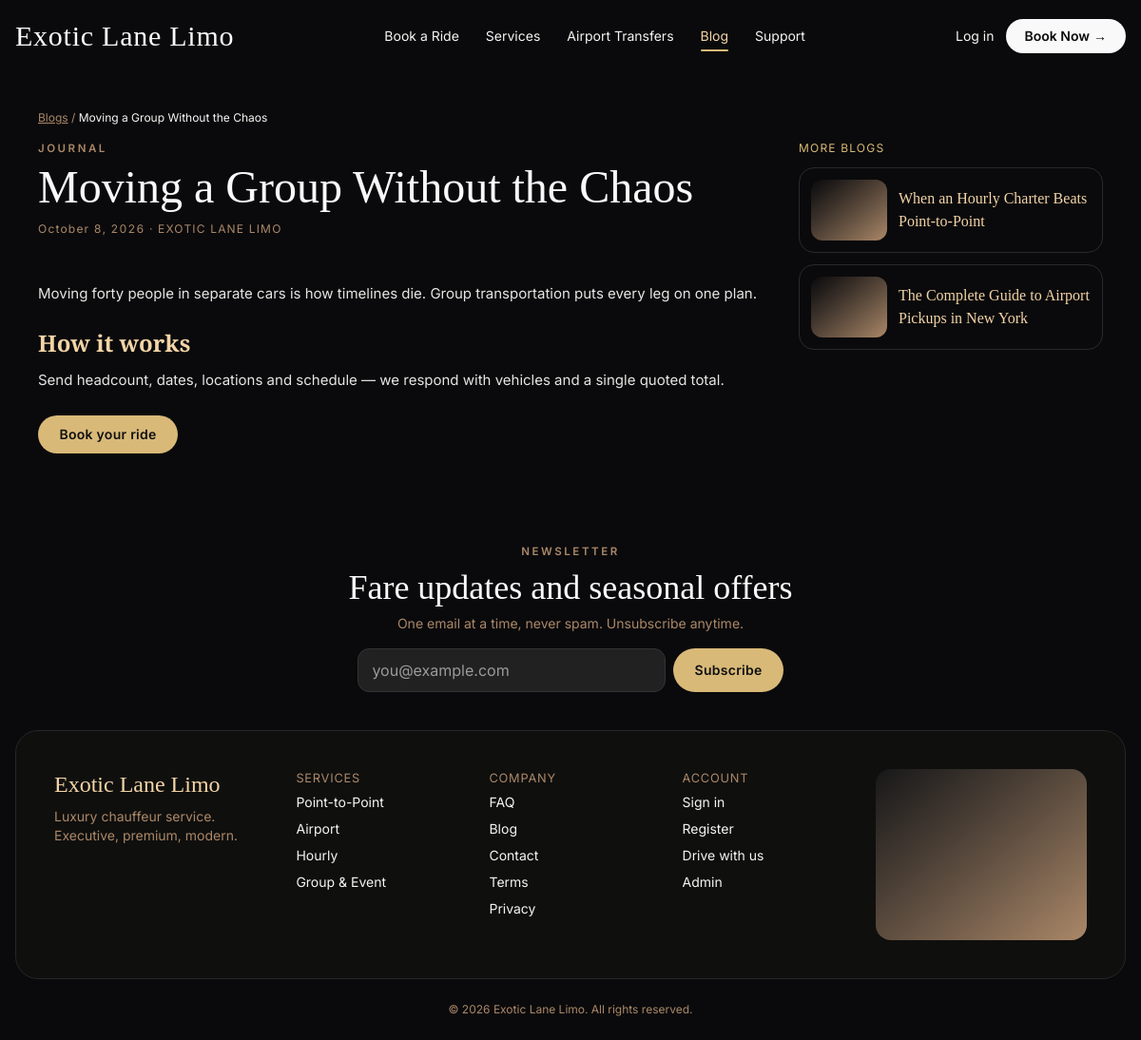
The page /services/blogs/read.php?slug=group-event-transport on the database its author committed.
### tables this page shows
CREATE TABLE IF NOT EXISTS blog_posts (
  id BIGINT UNSIGNED NOT NULL AUTO_INCREMENT PRIMARY KEY,
  slug VARCHAR(150) NOT NULL,
  title VARCHAR(190) NOT NULL,
  excerpt VARCHAR(255) NULL,
  body MEDIUMTEXT NULL,
  cover VARCHAR(255) NULL,
  meta_title VARCHAR(190) NULL,
  meta_description VARCHAR(255) NULL,
  meta_keywords VARCHAR(255) NULL,
  status ENUM('draft','published') NOT NULL DEFAULT 'draft',
  published_at DATETIME NULL,
  created_at DATETIME NOT NULL DEFAULT CURRENT_TIMESTAMP,
  updated_at DATETIME NOT NULL DEFAULT CURRENT_TIMESTAMP ON UPDATE CURRENT_TIMESTAMP,
  UNIQUE KEY uq_blog_slug (slug),
  KEY idx_blog_status (status, published_at)
);

### app/Helpers/functions.php (called while the page is built, shortened)
<?php
function url(string $path = ''): string
{
    return SITE_URL . '/' . ltrim($path, '/');
}
function e(mixed $v): string
{
    return htmlspecialchars((string)($v ?? ''), ENT_QUOTES | ENT_SUBSTITUTE, 'UTF-8');
}
function cover_url(?string $cover, int $w = 1200): string
{
    $c = trim((string)$cover);
    return unsplash_url($c, $w);
}
function unsplash_url(string $photoId, int $w = 1200): string
{
    $id = trim($photoId);
    $q = $w <= 600 ? 55 : 62;
    return 'https://images.unsplash.com/' . rawurlencode($id) . '?auto=format&fit=crop&w=' . $w . '&q=' . $q;
}

### services/blogs/read.php (the view, shortened to what this page needs)
<?php
require_once __DIR__ . '/../../app/bootstrap.php';
require_once __DIR__ . '/../../app/richtext.php';
$pdo = Database::pdo();
$slug = slugify(trim((string)($_GET['slug'] ?? '')));
$st = $pdo->prepare("SELECT * FROM blog_posts WHERE slug = ? AND status = 'published' LIMIT 1");
$st->execute([$slug]);
$post = $st->fetch();
$others = $pdo->prepare("SELECT slug, title, cover, published_at FROM blog_posts WHERE status = 'published' AND id != ? ORDER BY published_at DESC, id DESC LIMIT 3");
$others->execute([(int)$post['id']]);
$related = $others->fetchAll();
?>
<div class="max-w-6xl mx-auto px-4 py-10">
  <p class="text-xs"><a class="underline text-[#AB8868]" href="<?= url('services/blogs/index.php') ?>">Blogs</a> <span class="text-[#AB8868]">/</span> <span class="text-[#F5F5F3]"><?= e($post['title']) ?></span></p>
  <div class="grid lg:grid-cols-[1fr_320px] gap-8 mt-4 items-start">
    <article class="min-w-0">
      <p class="eyebrow">Journal</p>
      <h1 class="font-display text-4xl md:text-5xl text-[#F9F9F9] mt-2"><?= e($post['title']) ?></h1>
      <p class="tabular text-xs tracking-widest text-[#AB8868] mt-3"><?= e(date('F j, Y', strtotime($post['published_at'] ?? $post['created_at']))) ?> · EXOTIC LANE LIMO</p>
      <div class="mt-6 text-[15px] leading-relaxed text-[#E5E5E3] space-y-4 blog-body"><?= render_rich_text($post['body']) ?></div>
      <div class="mt-8">
        <a href="<?= url('services/booking.php') ?>" class="btn-gold rounded-full text-sm px-8 py-3">Book your ride</a>
      </div>
    </article>
    <?php if ($related): ?>
    <aside class="lg:sticky lg:top-20" aria-label="More blogs">
      <p class="tabular text-xs tracking-widest text-[#D9B978]">MORE BLOGS</p>
      <div class="mt-3 space-y-3">
        <?php foreach ($related as $r): ?>
        <a href="<?= url('services/blogs/read.php?slug=' . urlencode($r['slug'])) ?>" class="group flex items-center gap-3 rounded-2xl border border-[#2a2a2b] hover:border-[#C8A96B] p-3">
<?php $relCover = cover_url($r['cover'], 400); if ($relCover !== ''): ?>
    <span class="w-20 h-16 shrink-0 rounded-xl overflow-hidden bg-gradient-to-br from-[#0A0A0C] to-[#AB8868]">
          </span>
          <?php endif; ?>
          <span class="font-display text-base text-[#F3D4A6]"><?= e($r['title']) ?></span>
        </a>
        <?php endforeach; ?>
      </div>
    </aside>
    <?php endif; ?>
  </div>
</div>
<?php
require APP_ROOT . '/views/layouts/public.php';

### app/richtext.php (shortened to what this page needs)
<?php
function clean_html(?string $html): string
{
    $html = trim((string)$html);
    $html = preg_replace('#<(script|style|iframe|object|embed|form|input|button)\b[^>]*>.*?</\1>#is', '', $html) ?? '';
    $html = strip_tags($html, '<p><br><b><strong><i><em><u><s><a><ul><ol><li><h2><h3><h4><blockquote>');
    $html = preg_replace_callback('~<a\b([^>]*)>~i', static function (array $m): string {
        $attrs = $m[1];
        $href = '';
        if (preg_match('~\bhref\s*=\s*"([^"]*)"~i', $attrs, $h)) $href = $h[1];
        elseif (preg_match("~\bhref\s*=\s*'([^']*)'~i", $attrs, $h)) $href = $h[1];
        elseif (preg_match('~\bhref\s*=\s*([^\s>]+)~i', $attrs, $h)) $href = $h[1];
        if ($href === '' || preg_match('~^(?:https?://|mailto:|\#)~i', $href) !== 1) return '<a>';
        return '<a href="' . htmlspecialchars($href, ENT_QUOTES | ENT_HTML5, 'UTF-8') . '">';
    }, $html) ?? $html;
    return html_entity_decode($html, ENT_QUOTES | ENT_HTML5, 'UTF-8');
}
function render_rich_text(?string $html): string
{
    $html = clean_html($html);
    $html = preg_replace('#<p>(?:\s|<br\s*/?>)*</p>#i', '', $html) ?? $html;
    $html = preg_replace('#\s+style\s*=\s*("[^"]*"|\'[^\']*\')#i', '', $html) ?? $html;
    $html = preg_replace('#\s+class\s*=\s*("[^"]*"|\'[^\']*\')#i', '', $html) ?? $html;
    return $html;
}

### assets/css/app.css (style rules this page uses)
:root { --black:#0A0A0C; --deep:#0F0F0E; --charcoal:#181819; --input:#212121; --champagne:#F3D4A6; --champagne-lt:#F7E2BF; --gold:#D9B978; --gold-mute:#C8A96B; --tan:#AB8868; --ivory:#F9F9F9; --soft:#F5F5F3; --border:#E5E5E3; --cta:#F9F9F9; --cta-h:#F3D4A6; --err:#A3322F; --err-deep:#8E2B29; }
html { scroll-behavior:smooth }
body { background:var(--black);color:var(--soft); }
.font-display { font-family:"Cormorant Garamond",Georgia,serif }
.font-ui { font-family:Inter,system-ui,sans-serif }
.btn-gold { background:var(--gold);color:#111;padding:.7rem 1.4rem;font-weight:600;letter-spacing:.02em }
.eyebrow { font-size:.72rem;letter-spacing:.22em;text-transform:uppercase;color:var(--tan);font-weight:600 }
.tabular { font-variant-numeric:tabular-nums }
.blog-body>*:first-child { margin-top:0 }
.blog-body p { margin-top:.75rem }
.blog-body h2 { font-family:"Cormorant Garamond",Georgia,serif;font-size:1.5rem;line-height:1.2;color:var(--champagne);margin:1.6rem 0 .1rem;font-weight:600 }

### rows shown on the page
blog_posts: title "Moving a Group Without the Chaos", published_at "October 8, 2026", body "Moving forty people in separate cars is how timelines die. Group transportation puts every leg on one plan. How it works Send headcount, dates, locations and schedule — we respond with vehicles and a single quoted total."
blog_posts: title "When an Hourly Charter Beats Point-to-Point"
blog_posts: title "The Complete Guide to Airport Pickups in New York"
